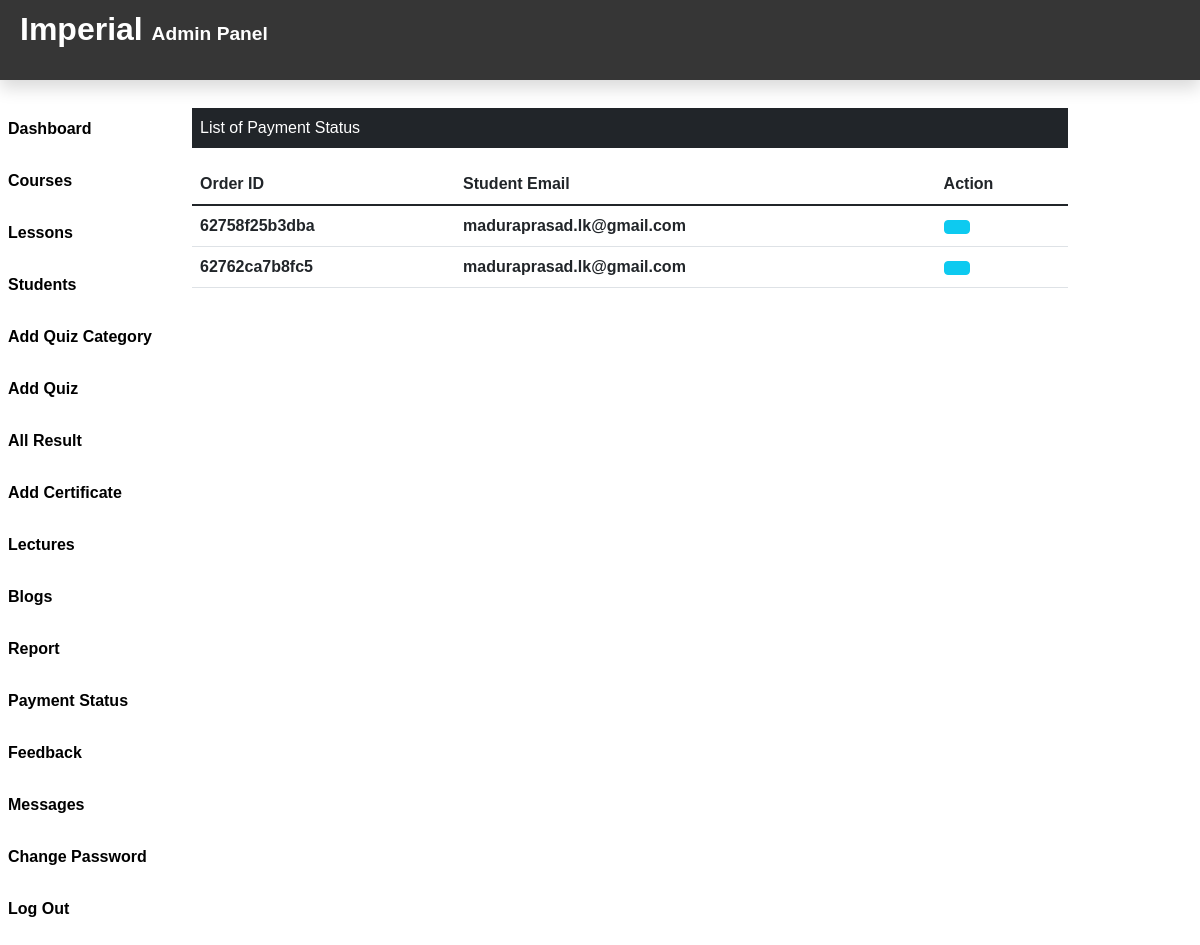
Screenshot of /Admin/PaymentStatus.php (signed in) with the database file from the repository.
### tables this page shows
CREATE TABLE `courseorder` (
  `co_id` int(11) NOT NULL,
  `order_id` varchar(255) NOT NULL,
  `stu_name` varchar(255) NOT NULL,
  `stu_email` varchar(255) NOT NULL,
  `course_id` int(11) NOT NULL,
  `course_name` varchar(255) NOT NULL,
  `amount` varchar(11) NOT NULL,
  `date` varchar(255) NOT NULL
);

### Admin/PaymentStatus.php (the view)
<?php
include_once("Header.php");
include_once("../DB_Files/db.php");
?>
<div class="col-sm-9 mt-5">
    <p class="bg-dark text-white p-2">List of Payment Status</p>
    <?php
    $sql = "SELECT * FROM courseorder";
    $result = $conn->query($sql);
    if ($result->num_rows > 0) {
    ?>
    <table class="table">
        <thead>
            <tr>
                <th class="text-dark fw-bolder" scope="col">Order ID</th>
                <th class="text-dark fw-bolder" scope="col">Student Email</th>
                <th class="text-dark fw-bolder" scope="col">Action</th>
            </tr>
        </thead>
        <tbody>
        <?php  while($row=$result->fetch_assoc()){
            echo '<tr>';
                echo '<th class="text-dark fw-bolder" scope="row">'.$row['order_id'].'</th>';
                echo '<td class="text-dark fw-bolder">'.$row['stu_email'].'</td>';
                echo '<td>';
                echo '
                <form action="ViewStatus.php" method="POST" class="d-inline">
                <input type="hidden" name="id" value='.$row["co_id"].'>
                <button type="submit" class="btn btn-info mr-3" name="view" value="View"><i class="uil uil-eye"></i></button>
                </form>
                </td>
            </tr>';
            } ?>
        </tbody>
    </table>
    <?php }else{ echo "<p class='text-dark p-2 fw-bolder'>Payment Not Found. </p>";}
    ?>
</div>
</div>
</div>

### Admin/CSS/Header.css (style rules this page uses)
body { font-family: Arial, Helvetica, sans-serif; background: #ffffff; color: rgb(0, 0, 0); }
table, th, td { color: rgb(255, 255, 255); }

### rows the page displays
courseorder: order "62758f25b3dba", stu_email "maduraprasad.lk@gmail.com"
courseorder: order "62762ca7b8fc5", stu_email "maduraprasad.lk@gmail.com"
